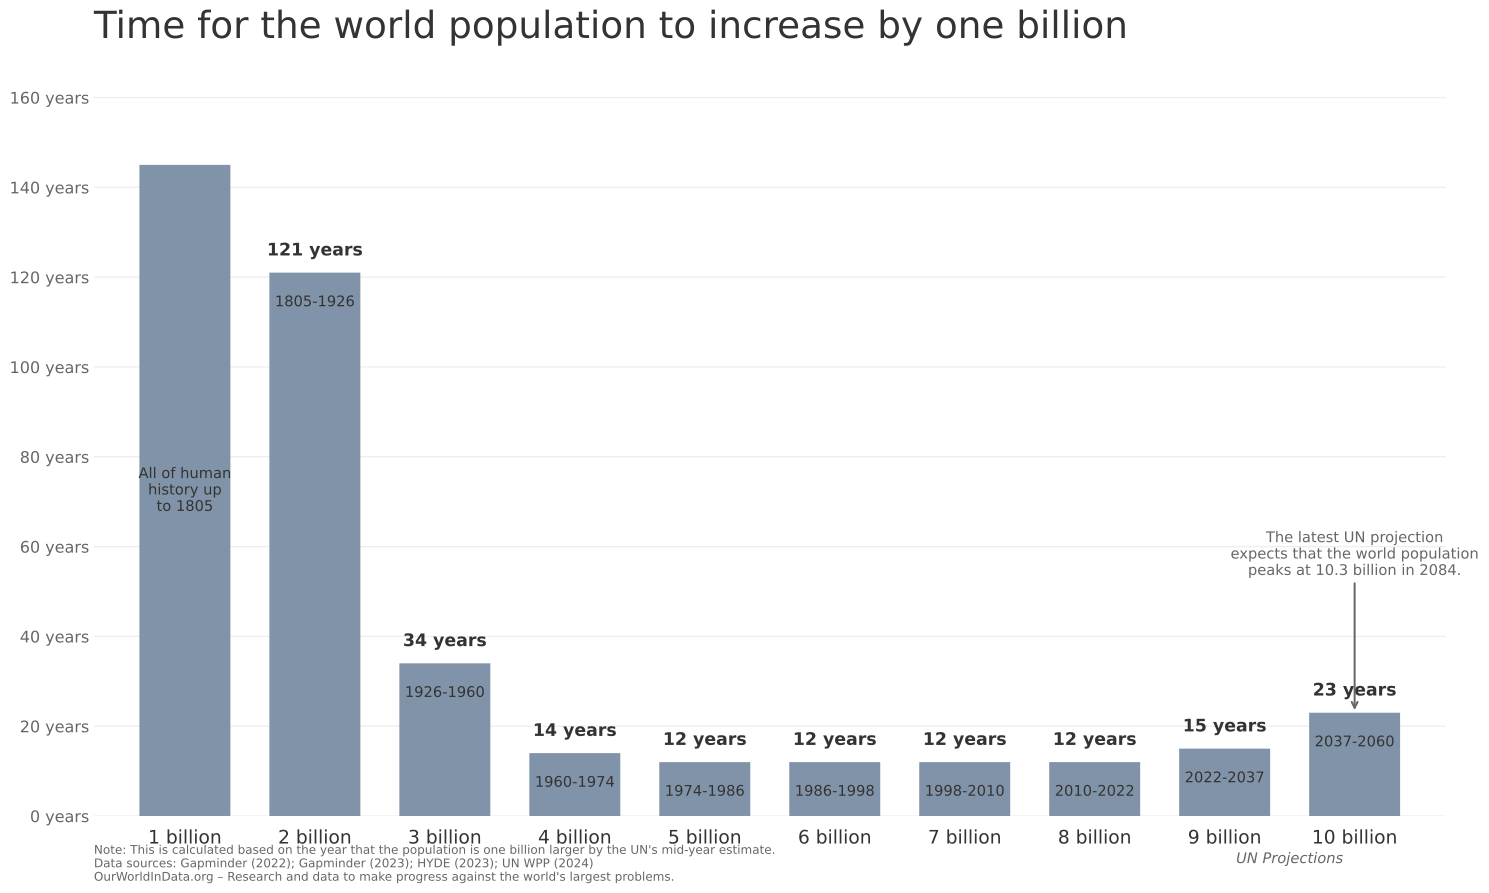

The script that saved this image:
"""Create visualization showing time for world population to increase by one billion.

This code generates a bar chart showing the decreasing time intervals between
population milestones from 1 billion to 10 billion.
"""

import xml.etree.ElementTree as ET
from pathlib import Path

import matplotlib
import matplotlib.pyplot as plt
import numpy as np
import structlog
from owid.catalog import Dataset, Table
from owid.catalog import processing as pr

from etl import paths as etl_paths
from etl.helpers import create_dataset

# Configure matplotlib to use SVG text elements instead of paths
matplotlib.rcParams["svg.fonttype"] = "none"

# Paths for this export step
CURRENT_DIR = Path(__file__).parent
OUTPUT_DIR = etl_paths.EXPORT_DIR / "static_viz/2026-02-05/population_billion_milestones"
SHORT_NAME = "population_billion_milestones"

log = structlog.get_logger()


def find_population_milestones(tb: Table) -> list[dict]:
    """Find years when population crossed each billion milestone.

    Args:
        tb: Table with 'year' and 'population' columns

    Returns:
        List of dicts with milestone, year_start, year_end, duration info
    """
    milestones = []

    # Dynamically determine billion thresholds based on data
    max_pop = tb["population"].max()
    max_billion = int(np.ceil(max_pop / 1e9))
    billion_marks = list(range(1, max_billion + 1))

    for i, target_billion in enumerate(billion_marks):
        target_pop = target_billion * 1e9

        # Find first year when population >= target
        crossing = tb[tb["population"] >= target_pop]
        if crossing.empty:
            continue

        year_reached = int(crossing.iloc[0]["year"])

        # For the first billion, use earliest data year
        if i == 0:
            year_start = int(tb["year"].min())
        else:
            # Use the year when previous billion was reached
            prev_billion = billion_marks[i - 1] * 1e9
            prev_crossing = tb[tb["population"] >= prev_billion]
            if not prev_crossing.empty:
                year_start = int(prev_crossing.iloc[0]["year"])
            else:
                year_start = year_reached

        duration = year_reached - year_start

        # For the first billion, use a capped display duration (~140 years)
        # while keeping the actual year_start for the label
        if i == 0:
            display_duration = 145  # Visual cap for first bar
        else:
            display_duration = duration

        milestones.append(
            {
                "milestone": target_billion,
                "year_start": year_start,
                "year_end": year_reached,
                "duration": duration,
                "display_duration": display_duration,
            }
        )

    return milestones


def build_source_citation(tb_historical, tb_projection) -> str:
    """Build source citation text from table metadata.

    Args:
        tb_historical: Historical population table with metadata
        tb_projection: Projection population table with metadata

    Returns:
        Formatted source citation string
    """
    # Collect unique origins from all indicators used
    all_origins = []

    if "population_historical" in tb_historical.columns:
        col = tb_historical["population_historical"]
        if hasattr(col.metadata, "origins") and col.metadata.origins:
            all_origins.extend(col.metadata.origins)

    if "population_projection" in tb_projection.columns:
        col = tb_projection["population_projection"]
        if hasattr(col.metadata, "origins") and col.metadata.origins:
            all_origins.extend(col.metadata.origins)

    # Deduplicate origins
    unique_origins = {}
    for origin in all_origins:
        key = (origin.attribution_short, origin.title, origin.date_published)
        if key not in unique_origins:
            unique_origins[key] = origin

    # Build source citation
    source_parts = []
    for (producer, title, date_pub), origin in sorted(unique_origins.items()):
        year = date_pub.split("-")[0] if date_pub else ""
        source_parts.append(f"{producer} ({year})")

    return "Data sources: " + "; ".join(source_parts) if source_parts else "Data sources: UN World Population Prospects"


def find_peak_population(tb_projection) -> tuple[float, int]:
    """Find peak population and year from projection data.

    Args:
        tb_projection: Projection population table

    Returns:
        Tuple of (peak_population_billions, peak_year)
    """
    world_proj = tb_projection[tb_projection.index.get_level_values("country") == "World"].reset_index()
    if "population_projection" in world_proj.columns and not world_proj.empty:
        peak_idx = world_proj["population_projection"].idxmax()
        peak_pop = world_proj.loc[peak_idx, "population_projection"] / 1e9
        peak_year = int(world_proj.loc[peak_idx, "year"])
        return peak_pop, peak_year
    return None, None


def create_visualization(
    milestones: list[dict],
    tb_historical,
    tb_projection,
    source_text: str,
    peak_pop: float | None,
    peak_year: int | None,
    historical_cutoff_year: int,
) -> plt.Figure:
    """Create the population milestone bar chart.

    Args:
        milestones: List of milestone dictionaries
        tb_historical: Historical population table with metadata
        tb_projection: Projection population table with metadata
        source_text: Source citation text
        peak_pop: Peak population in billions (from projections)
        peak_year: Year of peak population
        historical_cutoff_year: Last year of historical data

    Returns:
        Matplotlib figure object
    """
    # Colors from OWID style
    bar_color = "#8193A8"  # Muted blue-grey
    text_color = "#333333"
    grey_text = "#666666"

    fig, ax = plt.subplots(figsize=(16, 10))

    # Prepare data
    x_positions = [m["milestone"] for m in milestones]
    # Use display_duration for bar height (capped for first bar)
    durations = [m["display_duration"] for m in milestones]
    # Keep actual durations for labels
    actual_durations = [m["duration"] for m in milestones]

    # Create bars
    bars = ax.bar(x_positions, durations, width=0.7, color=bar_color, edgecolor="none")

    # Customize axes (dynamically based on data)
    num_milestones = len(milestones)
    ax.set_xlim(0.3, num_milestones + 0.7)
    ax.set_ylim(0, max(durations) * 1.15)

    # X-axis: billion labels
    ax.set_xticks(x_positions)
    ax.set_xticklabels([f"{int(m)} billion" for m in x_positions], fontsize=14, color=text_color)
    ax.tick_params(axis="x", length=0, pad=10)

    # Y-axis: years
    y_max = max(durations)

    # Determine appropriate tick interval based on range
    if y_max > 1000:
        tick_interval = 20
        y_max_display = 160  # Cap display at reasonable value, first bar will extend beyond
    else:
        tick_interval = 20
        y_max_display = y_max * 1.15

    y_ticks = list(range(0, int(y_max_display) + tick_interval, tick_interval))
    ax.set_yticks(y_ticks)
    ax.set_yticklabels([f"{y} years" for y in y_ticks], fontsize=12, color=grey_text)
    ax.tick_params(axis="y", length=0, left=False)

    # Set y limit to accommodate all bars
    ax.set_ylim(0, y_max * 1.15)

    # Grid
    ax.set_axisbelow(True)
    ax.grid(axis="y", color="#EEEEEE", linewidth=1)
    ax.grid(axis="x", visible=False)

    # Remove spines
    for spine in ["top", "right", "left", "bottom"]:
        ax.spines[spine].set_visible(False)

    # Add labels on bars
    for i, (milestone, bar) in enumerate(zip(milestones, bars)):
        duration = milestone["duration"]  # Use actual duration for label
        year_range = f"{milestone['year_start']}-{milestone['year_end']}"

        # Main duration label on top of bar
        ax.text(
            bar.get_x() + bar.get_width() / 2,
            bar.get_height() + 3,
            f"{duration} years",
            ha="center",
            va="bottom",
            fontsize=13,
            fontweight="bold",
            color=text_color,
        )

        # Year range below duration
        ax.text(
            bar.get_x() + bar.get_width() / 2,
            bar.get_height() - 5,
            year_range,
            ha="center",
            va="top",
            fontsize=11,
            color=text_color,
        )

        # Special annotation for first billion
        if milestone["milestone"] == 1:
            ax.text(
                bar.get_x() + bar.get_width() / 2,
                bar.get_height() * 0.7,
                f"All of human\nhistory up\nto {milestone['year_end']}",
                ha="center",
                va="center",
                fontsize=11,
                color=text_color,
            )

    # Determine where projections start based on historical cutoff year
    # Find first milestone where year_end is after the historical cutoff
    projection_start_milestone = None
    for i, milestone in enumerate(milestones):
        if milestone["year_end"] > historical_cutoff_year:
            projection_start_milestone = i
            break

    # Add projection annotation if we have peak data
    if peak_pop is not None and peak_year is not None and len(milestones) > 0:
        last_milestone = milestones[-1]
        last_pos = last_milestone["milestone"]
        ax.annotate(
            f"The latest UN projection\nexpects that the world population\npeaks at {peak_pop:.1f} billion in {peak_year}.",
            xy=(last_pos, last_milestone["duration"]),
            xytext=(last_pos, last_milestone["duration"] + 30),
            ha="center",
            va="bottom",
            fontsize=11,
            color=grey_text,
            arrowprops=dict(
                arrowstyle="->",
                connectionstyle="arc3,rad=0",
                color=grey_text,
                lw=1.5,
            ),
        )

        # Add "UN Projections" label if we detected projection milestones
        if projection_start_milestone is not None and projection_start_milestone < len(milestones):
            # Position label between projection start and end
            label_x = (milestones[projection_start_milestone]["milestone"] + last_pos) / 2
            ax.text(
                label_x,
                -8,
                "UN Projections",
                ha="center",
                va="top",
                fontsize=11,
                color=grey_text,
                style="italic",
            )

            # Add arrow under projection bars
            arrow_start = milestones[projection_start_milestone]["milestone"] - 0.3
            arrow_end = last_pos + 0.3
            ax.annotate(
                "",
                xy=(arrow_end, -8),
                xytext=(arrow_start, -8),
                arrowprops=dict(arrowstyle="->", color=grey_text, lw=1.5),
            )

    # Title
    fig.suptitle(
        "Time for the world population to increase by one billion",
        x=0.06,
        y=0.96,
        ha="left",
        fontsize=28,
        fontweight="normal",
        color=text_color,
    )
    # Source note (using metadata-derived sources)
    fig.text(
        0.06,
        0.05,
        f"Note: This is calculated based on the year that the population is one billion larger by the UN's mid-year estimate.\n"
        f"{source_text}\n"
        "OurWorldInData.org – Research and data to make progress against the world's largest problems.",
        fontsize=9,
        color=grey_text,
        ha="left",
        va="bottom",
    )

    # Layout
    fig.subplots_adjust(top=0.90, left=0.06, right=0.94, bottom=0.12)

    return fig


def run() -> None:
    """Create population billion milestone visualization.

    Generates a bar chart showing the decreasing time intervals between
    consecutive billion-person population milestones.

    Output:
    - SVG and PNG charts
    - Dataset with milestone data
    """
    # Load the population dataset
    ds = Dataset(etl_paths.DATA_DIR / "garden/demography/2024-07-15/population")

    # Load historical and projection tables
    tb_historical = ds["historical"]
    tb_projection = ds["projections"]

    # Extract World data
    world_hist = tb_historical[tb_historical.index.get_level_values("country") == "World"].reset_index()
    world_proj = tb_projection[tb_projection.index.get_level_values("country") == "World"].reset_index()

    # Combine historical and projection data
    hist_data = world_hist[["year", "population_historical"]].copy()
    hist_data.columns = ["year", "population"]

    proj_data = world_proj[["year", "population_projection"]].copy()
    proj_data.columns = ["year", "population"]

    # Combine
    tb = pr.concat([hist_data, proj_data], ignore_index=True).sort_values("year").drop_duplicates(subset=["year"])

    # Find milestones
    milestones = find_population_milestones(tb)

    # Build source citation from metadata
    source_text = build_source_citation(tb_historical, tb_projection)

    # Find peak population from projections
    peak_pop, peak_year = find_peak_population(tb_projection)

    # Get historical cutoff year
    historical_cutoff_year = int(world_hist["year"].max())

    # Create visualization
    fig = create_visualization(
        milestones, tb_historical, tb_projection, source_text, peak_pop, peak_year, historical_cutoff_year
    )

    # Save outputs
    output_path_svg = CURRENT_DIR / "population_billion_milestones.svg"
    fig.savefig(
        output_path_svg,
        format="svg",
        dpi=300,
        bbox_inches="tight",
        metadata={"Date": None},
    )
    log.info(f"Saved chart to {output_path_svg}")

    output_path_png = CURRENT_DIR / "population_billion_milestones.png"
    fig.savefig(output_path_png, format="png", dpi=300, bbox_inches="tight")
    log.info(f"Saved chart to {output_path_png}")

    # Export data
    milestones_table = Table(milestones)
    milestones_table["country"] = "World"
    milestones_table = milestones_table.format(["milestone", "country"], short_name=SHORT_NAME)

    # Create dataset
    ds_export = create_dataset(OUTPUT_DIR, tables=[milestones_table])
    ds_export.save()

    plt.close(fig)
    log.info("Visualization complete")


if __name__ == "__main__":
    run()
